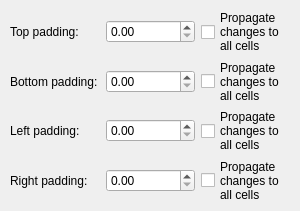
        <widget class="QWidget" name="tabLayoutDefaultPaddings">
         <attribute name="title">
          <string>Default Paddings</string>
         </attribute>
         <widget class="QWidget" name="layoutWidgetPaddings">
          <property name="geometry">
           <rect>
            <x>10</x>
            <y>10</y>
            <width>281</width>
            <height>192</height>
           </rect>
          </property>
          <layout class="QGridLayout" name="gridLayoutPaddings">
           <item row="0" column="0">
            <widget class="QLabel" name="lblLayoutPaddingTop">
             <property name="text">
              <string>Top padding:</string>
             </property>
            </widget>
           </item>
           <item row="0" column="1">
            <widget class="QDoubleSpinBox" name="dsbLayoutPaddingTop">
             <property name="maximum">
              <double>1000.000000000000000</double>
             </property>
            </widget>
           </item>
           <item row="0" column="2">
            <widget class="QCheckBox" name="cbLayoutPaddingTopPropagate">
             <property name="text">
              <string>Propagate
changes to
all cells</string>
             </property>
            </widget>
           </item>
           <item row="1" column="0">
            <widget class="QLabel" name="lblLayoutPaddingBottom">
             <property name="text">
              <string>Bottom padding:</string>
             </property>
            </widget>
           </item>
           <item row="1" column="1">
            <widget class="QDoubleSpinBox" name="dsbLayoutPaddingBottom">
             <property name="maximum">
              <double>1000.000000000000000</double>
             </property>
            </widget>
           </item>
           <item row="1" column="2">
            <widget class="QCheckBox" name="cbLayoutPaddingBottomPropagate">
             <property name="text">
              <string>Propagate
changes to
all cells</string>
             </property>
            </widget>
           </item>
           <item row="2" column="0">
            <widget class="QLabel" name="lblLayoutPaddingLeft">
             <property name="text">
              <string>Left padding:</string>
             </property>
            </widget>
           </item>
           <item row="2" column="1">
            <widget class="QDoubleSpinBox" name="dsbLayoutPaddingLeft">
             <property name="maximum">
              <double>1000.000000000000000</double>
             </property>
            </widget>
           </item>
           <item row="2" column="2">
            <widget class="QCheckBox" name="cbLayoutPaddingLeftPropagate">
             <property name="text">
              <string>Propagate
changes to
all cells</string>
             </property>
            </widget>
           </item>
           <item row="3" column="0">
            <widget class="QLabel" name="lblLayoutPaddingRight">
             <property name="text">
              <string>Right padding:</string>
             </property>
            </widget>
           </item>
           <item row="3" column="1">
            <widget class="QDoubleSpinBox" name="dsbLayoutPaddingRight">
             <property name="maximum">
              <double>1000.000000000000000</double>
             </property>
            </widget>
           </item>
           <item row="3" column="2">
            <widget class="QCheckBox" name="cbLayoutPaddingRightPropagate">
             <property name="text">
              <string>Propagate
changes to
all cells</string>
             </property>
            </widget>
           </item>
          </layout>
         </widget>
        </widget>
